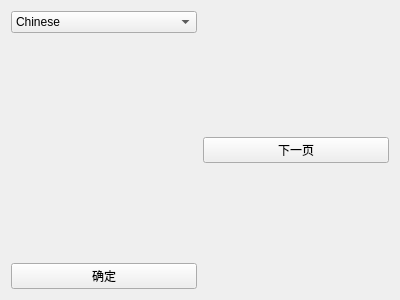
<?xml version="1.0" encoding="UTF-8"?>
<ui version="4.0">
 <class>experiment_two</class>
 <widget class="QWidget" name="experiment_two">
  <property name="geometry">
   <rect>
    <x>0</x>
    <y>0</y>
    <width>400</width>
    <height>300</height>
   </rect>
  </property>
  <property name="windowTitle">
   <string>experiment_two</string>
  </property>
  <layout class="QHBoxLayout" name="horizontalLayout">
   <item>
    <layout class="QVBoxLayout" name="verticalLayout">
     <item>
      <widget class="QComboBox" name="comboBox">
       <item>
        <property name="text">
         <string>Chinese</string>
        </property>
       </item>
       <item>
        <property name="text">
         <string>English</string>
        </property>
       </item>
       <item>
        <property name="text">
         <string>French</string>
        </property>
       </item>
      </widget>
     </item>
     <item>
      <spacer name="verticalSpacer">
       <property name="orientation">
        <enum>Qt::Vertical</enum>
       </property>
       <property name="sizeHint" stdset="0">
        <size>
         <width>20</width>
         <height>40</height>
        </size>
       </property>
      </spacer>
     </item>
     <item>
      <widget class="QPushButton" name="pushButton">
       <property name="text">
        <string>确定</string>
       </property>
      </widget>
     </item>
    </layout>
   </item>
   <item>
    <widget class="QPushButton" name="pushButton_2">
     <property name="text">
      <string>下一页</string>
     </property>
    </widget>
   </item>
  </layout>
 </widget>
 <layoutdefault spacing="6" margin="11"/>
 <resources/>
 <connections/>
</ui>
